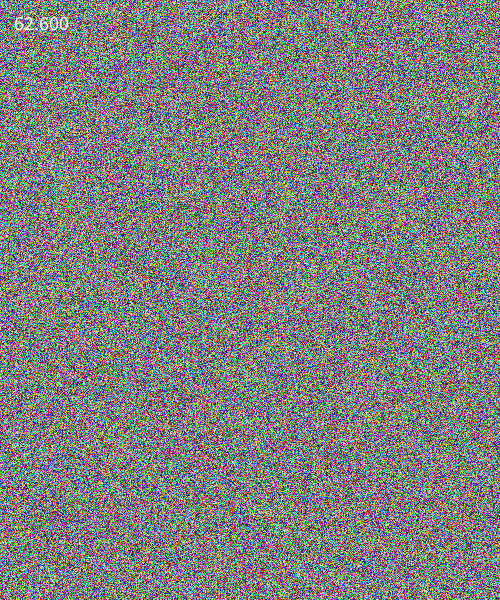
Frame 1 (no input)
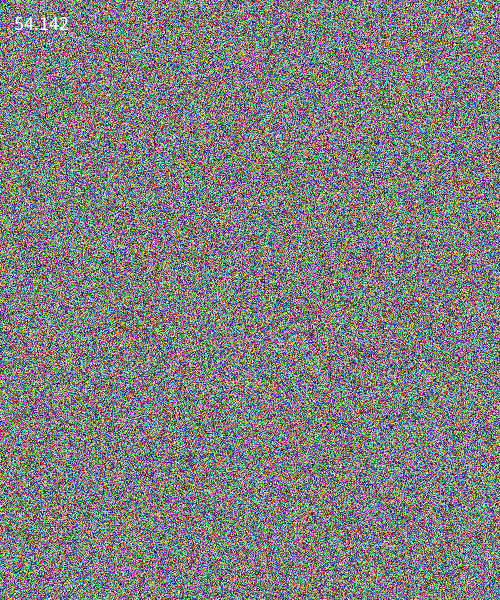
Frame 60 (the mouse pressed at the canvas centre just before this capture)
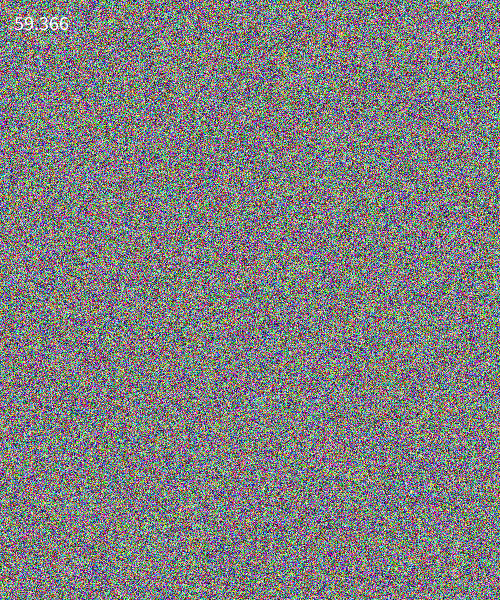
Frame 120 (the mouse held since frame 60 and released just before this capture)

The Processing sketch that drew these frames (run headless with seeded random() and noise(); from frame 60 on, the mouse is pressed at the canvas centre):

// Processing sketch: w04_03_pixels_createImage
// ── w04_03_pixels_createImage.pde
// IMA NYU Shanghai
// Kinetic Interfaces
// MOQN
// Feb 12 2018

PImage img;

void setup() {
  size(500, 600);
  noStroke();
  
  img = createImage(width, height, RGB); // ARGB
}


void draw() {
  background(0);
  
  img.loadPixels(); // Search for this keyword: "FBO" and "GPU"
  
  // println(img.pixels.length); // img.width * img.height
  for (int i=0; i<img.pixels.length; i++) {
    float r = random(255);
    float g = random(255);
    float b = random(255);
    img.pixels[i] = color(r,g,b);
  }
  img.updatePixels();
  
  image(img, 0, 0);
  
  textSize(20);
  text(frameRate, 10, 30);
}
